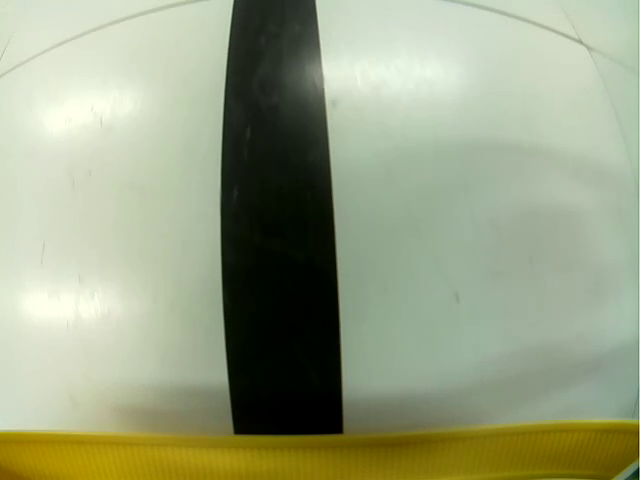
%> input picture ex1.png, 640 x 480 px
$ octave wykrywanie_linii.m   (GNU Octave 9; MATLAB toolbox functions it lacks are replaced by stand-ins)
%> lines starting %> are read from the running program, lines starting %| are printed output that depends on the picture; in (x1, y1, x2, y2) boxes, pixels count from 0 and x2, y2 are one past the last pixel; in counts of white or black regions, pixels touching at a corner belong together; the program's own positions count from 1
% [15 lines of commented-out code are left out]

I= imread('ex1.png');
%> I is the input picture: size 480x640x3 uint8; mean R, G, B 153.3, 161.4, 131.6
I = im2double(I);
%> I: size 480x640x3 double
I = imcrop(I,[0 120 640 270]);
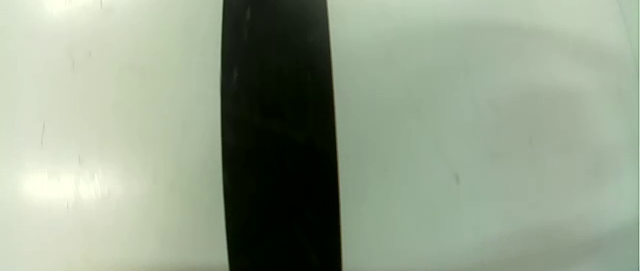
%> I: size 271x640x3 double; mean R, G, B 0.579, 0.626, 0.546
a = size(I);
%> a = [271 640 3]
I = rgb2gray(I);
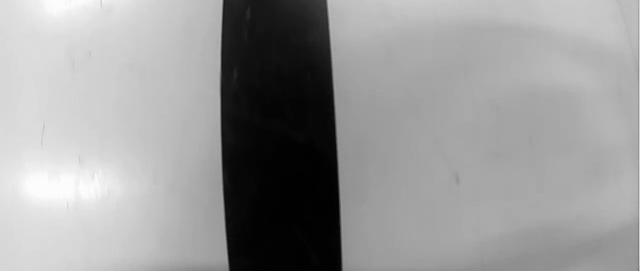
%> I: size 271x640 double; min 0.0046, max 0.992, mean 0.603
I = imbinarize(I);
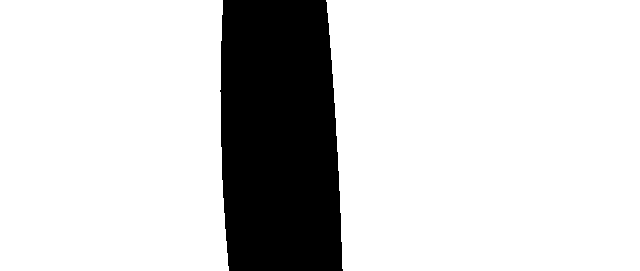
%> I: size 271x640 logical; 82.3% white; 1 black region, box (x1, y1, x2, y2) and area: (220, 0, 343, 271) 30629
I = imcomplement(I);
p_num = 4;
y_step = round(a(1)/p_num);
%> y_step = 68
avgs_x = zeros(p_num-1,1);

for i=1:p_num-1
    avgs_x(i) = mean(find(I(y_step*i,:)));
end
%> after the loop, avgs_x = [277; 279; 282.5]

avg_x = mean(avgs_x);
%> avg_x = 279.5
y = 2*y_step;
%> y = 136

figure(1);
imshow(I);
hold on;
plot(avg_x,y,'b*');
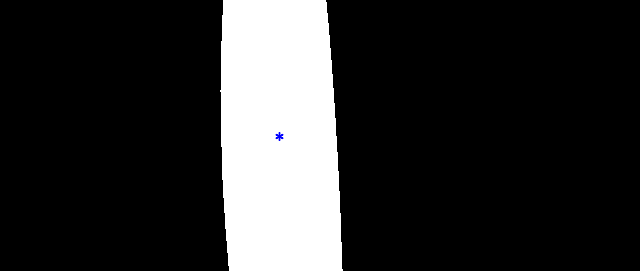
%> figure redrawn from the program's plot data
hold off;
